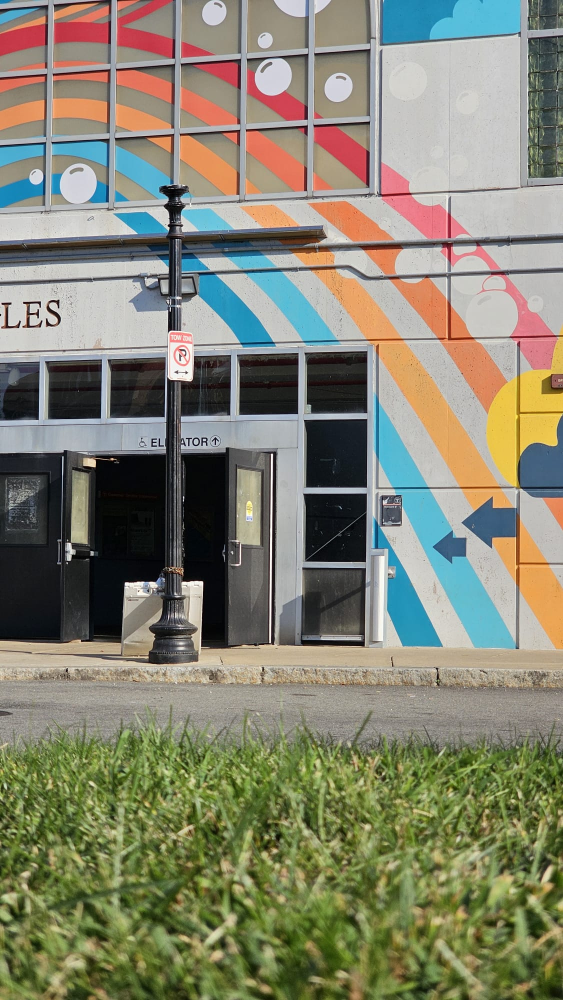
#> input picture imgs/0.jpg, 1126 x 2000 px, found by its file name (shown at 1/2 size); its folder holds only this picture in this run
$ python test.py
#> lines starting #> are read from the running program, lines starting #| are printed output that depends on the picture
### src/helper.py
import cv2 as cv
import numpy as np
import os

def LoadImages(dirPath: str, scale: tuple=None) -> list[np.ndarray]:
    """
    Loads all image files from the specified directory and returns them as a list of numpy arrays.
    Args:
        dirPath (str): The path to the directory containing image files.
        scale (tuple, optional): A tuple (fx, fy) specifying the scaling factors for resizing images. Defaults to None.
    Returns:
        list[np.ndarray]: A list of images loaded as numpy arrays.
    Notes:
        - Supported image formats are .tif, .jpg, and .png.
        - Images are read in sorted order by filename.
        - Requires the 'os' and 'cv2' (as 'cv') modules to be imported.
    """
#> called with dirPath = 'tests/imgs', scale = (0.3, 0.3)

    imageList = []

    # Getting all the image files in the directory
    fileNames = [file for file in os.listdir(dirPath) if file.endswith((".tif", ".jpg", ".png"))]

    # Reading all the images in order
    for file in sorted(fileNames):
        filePath = os.path.join(dirPath, file)
        image = cv.imread(filePath)
#> image is the input picture: shape (2000, 1126, 3); mean B, G, R 111.8, 131.2, 131.8

        if image is not None:
            if scale is not None:
                image = cv.resize(image, None, fx=scale[0], fy=scale[1], interpolation=cv.INTER_LINEAR)
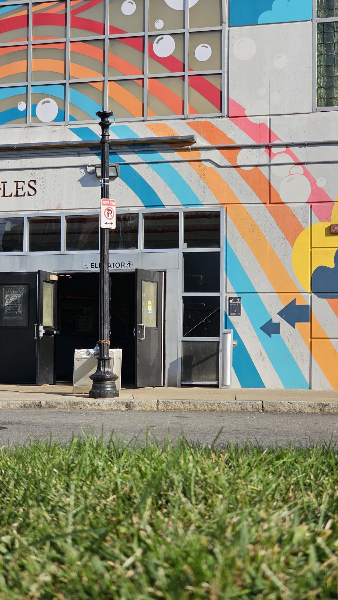
#> image: shape (600, 338, 3); mean B, G, R 111.7, 131.2, 131.8
            imageList.append(image)
        else:
            print(f"Unable to open {file}! Ignoring {file}")
            continue

    return imageList

def DisplayImages(imageList: list[np.ndarray]) -> None:
    """
    Displays a list of images in separate windows.
    Args:
        imageList (list[np.ndarray]): A list of images represented as NumPy arrays to be displayed.
    Returns:
        None
    Each image in the list is displayed in a separate window with a unique title.
    The function waits for a key press before closing each window and proceeding to the next image.
    """

    count = 1
    for image in imageList:
        displayString = f"Image {count}"
        print(f"Displaying {displayString}.")

        # Displaying the image, close window on key press
        cv.imshow(displayString, image)
        cv.waitKey()
        cv.destroyAllWindows()

        count += 1


class Mosaic:

    def __init__(self, dirPath):

        self.dirPath = dirPath
        self.scaleDownFactor = 0.3

        # Loading the images
        self.imageList = LoadImages(self.dirPath, (self.scaleDownFactor, self.scaleDownFactor))
#> self.imageList = 1 item

        # Extract the key-points
        self.kpList, self.desList = self.extractFeatures()


    def extractFeatures(self, siftParams=None) -> tuple[list, list]:
        """
        Extracts SIFT keypoints and descriptors from each image in the image list.
        Returns:
            tuple[list, list]: A tuple containing two lists:
                - kpList: A list of keypoints for each image.
                - desList: A list of descriptors for each image.
        """

        # Creating the SIFT object
        sift = cv.SIFT.create()

        kpList = []
        desList = []

        # Detecting and computing features and descriptors
        for image in self.imageList:

            kp, des = sift.detectAndCompute(image, None)

            # Appending them to a list
            kpList.append(kp)
            desList.append(des)
#> this loop made 1 pass
#> after the loop, desList = 1 item; kpList = 1 item

        return (kpList, desList)


### tests/test.py
from src.helper import *
import os
import cv2 as cv

def testFeatures():
    drawnImgList = []
    for img, kp in zip(mosiac.imageList, mosiac.kpList):
        drawnImg = cv.drawKeypoints(img, kp, None)
        drawnImgList.append(drawnImg)
#> this loop made 1 pass
#> pass 1, in testFeatures, `drawnImg = cv.drawKeypoints(img, kp, None)`:
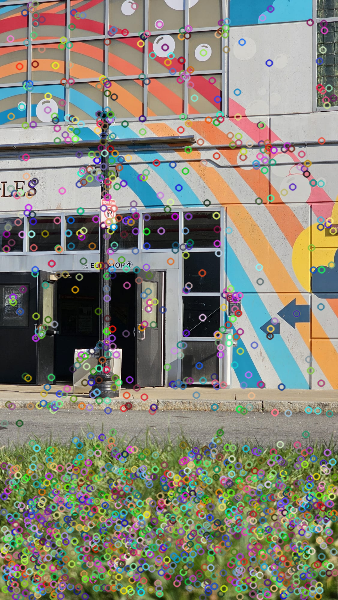
#> drawnImg: shape (600, 338, 3); mean B, G, R 118.6, 132.3, 133.8
#> after the loop, drawnImgList = 1 item

    DisplayImages(drawnImgList)
#> the loop in DisplayImages, `for image in imageList:` made 1 pass
#> (displayString, count) on pass 1: ('Image 1', 2)
#| Displaying Image 1.
#> after the loop in DisplayImages, `for image in imageList:`: count = 2

if __name__ == '__main__':

    dirPath = os.path.join(os.getcwd(), 'imgs')
    mosiac = Mosaic(dirPath)

    # Test feature extraction
    testFeatures()

$ run again, on imgs/2.tif
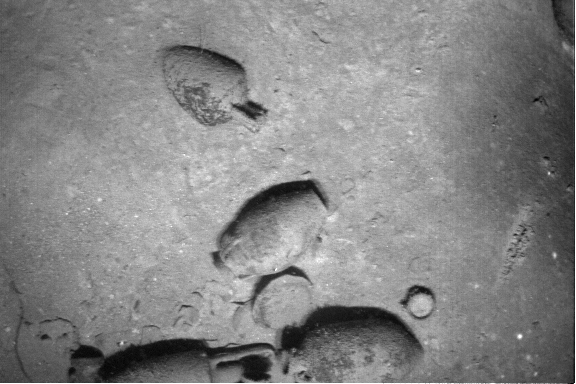
#> input picture imgs/2.tif, 576 x 384 px, found by its file name
#> in LoadImages, image is the input picture: shape (384, 576, 3); min 0, max 255, mean 132.6
#> in LoadImages, `image = cv.resize(image, None, fx=scale[0], fy=scale[1], interpolation..`:
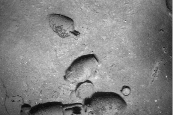
#> image: shape (115, 173, 3); min 9, max 237, mean 132.3
#> self.imageList = 1 item
#> the loop in extractFeatures, `for image in self.imageList: ` made 1 pass
#> the loop in testFeatures, `for img, kp in zip(mosiac.imageList, mosiac.kpList):` made 1 pass
#> pass 1, in testFeatures, `drawnImg = cv.drawKeypoints(img, kp, None)`:
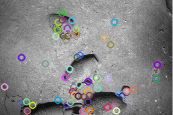
#> drawnImg: shape (115, 173, 3); mean B, G, R 133.1, 132.6, 133.3
#> the loop in DisplayImages, `for image in imageList:` made 1 pass
#> (displayString, count) on pass 1: ('Image 1', 2)
#> (printed output is left out)
#> after the loop in DisplayImages, `for image in imageList:`: count = 2

$ run again, on imgs/3.tif
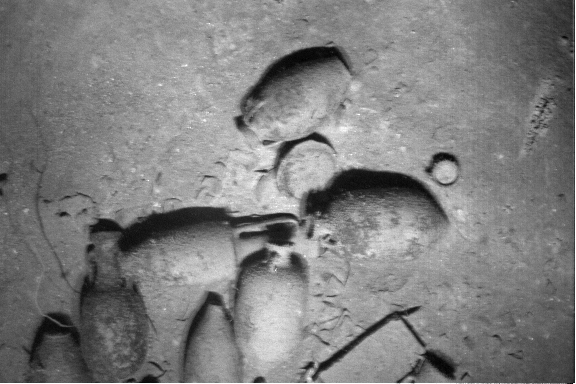
#> input picture imgs/3.tif, 576 x 384 px, found by its file name
#> in LoadImages, image is the input picture: shape (384, 576, 3); min 0, max 255, mean 126.9
#> in LoadImages, `image = cv.resize(image, None, fx=scale[0], fy=scale[1], interpolation..`:
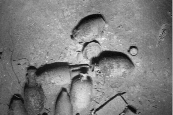
#> image: shape (115, 173, 3); min 4, max 247, mean 126.6
#> self.imageList = 1 item
#> the loop in extractFeatures, `for image in self.imageList: ` made 1 pass
#> the loop in testFeatures, `for img, kp in zip(mosiac.imageList, mosiac.kpList):` made 1 pass
#> pass 1, in testFeatures, `drawnImg = cv.drawKeypoints(img, kp, None)`:
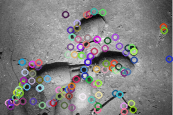
#> drawnImg: shape (115, 173, 3); mean B, G, R 127.9, 127.1, 128.5
#> the loop in DisplayImages, `for image in imageList:` made 1 pass
#> (displayString, count) on pass 1: ('Image 1', 2)
#> (printed output is left out)
#> after the loop in DisplayImages, `for image in imageList:`: count = 2
